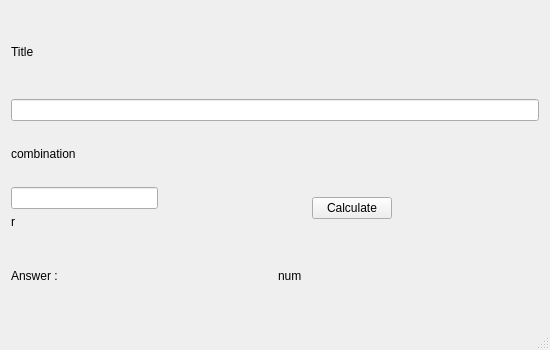
<?xml version="1.0" encoding="UTF-8"?>
<ui version="4.0">
 <class>MainWindow</class>
 <widget class="QMainWindow" name="MainWindow">
  <property name="enabled">
   <bool>true</bool>
  </property>
  <property name="geometry">
   <rect>
    <x>0</x>
    <y>0</y>
    <width>550</width>
    <height>350</height>
   </rect>
  </property>
  <property name="sizePolicy">
   <sizepolicy hsizetype="Fixed" vsizetype="Fixed">
    <horstretch>0</horstretch>
    <verstretch>0</verstretch>
   </sizepolicy>
  </property>
  <property name="minimumSize">
   <size>
    <width>550</width>
    <height>350</height>
   </size>
  </property>
  <property name="maximumSize">
   <size>
    <width>550</width>
    <height>350</height>
   </size>
  </property>
  <property name="windowTitle">
   <string>MainWindow</string>
  </property>
  <widget class="QWidget" name="centralWidget">
   <layout class="QVBoxLayout" name="verticalLayout_3">
    <item>
     <widget class="QLabel" name="title_lable">
      <property name="text">
       <string>Title</string>
      </property>
     </widget>
    </item>
    <item>
     <layout class="QVBoxLayout" name="verticalLayout_2">
      <item>
       <widget class="QLineEdit" name="combination_lineEdit"/>
      </item>
      <item>
       <widget class="QLabel" name="combination_label">
        <property name="text">
         <string>combination</string>
        </property>
       </widget>
      </item>
     </layout>
    </item>
    <item>
     <layout class="QHBoxLayout" name="horizontalLayout">
      <item>
       <layout class="QVBoxLayout" name="verticalLayout">
        <item>
         <widget class="QLineEdit" name="r_lineEdit"/>
        </item>
        <item>
         <widget class="QLabel" name="r_lable">
          <property name="maximumSize">
           <size>
            <width>16777215</width>
            <height>30</height>
           </size>
          </property>
          <property name="text">
           <string>r</string>
          </property>
         </widget>
        </item>
       </layout>
      </item>
      <item>
       <spacer name="horizontalSpacer">
        <property name="orientation">
         <enum>Qt::Horizontal</enum>
        </property>
        <property name="sizeHint" stdset="0">
         <size>
          <width>10</width>
          <height>20</height>
         </size>
        </property>
       </spacer>
      </item>
      <item>
       <widget class="QPushButton" name="calculate">
        <property name="text">
         <string>Calculate</string>
        </property>
       </widget>
      </item>
      <item>
       <spacer name="horizontalSpacer_2">
        <property name="orientation">
         <enum>Qt::Horizontal</enum>
        </property>
        <property name="sizeHint" stdset="0">
         <size>
          <width>40</width>
          <height>20</height>
         </size>
        </property>
       </spacer>
      </item>
     </layout>
    </item>
    <item>
     <layout class="QHBoxLayout" name="horizontalLayout_2">
      <item>
       <widget class="QLabel" name="label">
        <property name="text">
         <string>Answer : </string>
        </property>
       </widget>
      </item>
      <item>
       <widget class="QLabel" name="answer">
        <property name="text">
         <string>num</string>
        </property>
       </widget>
      </item>
     </layout>
    </item>
   </layout>
  </widget>
  <widget class="QMenuBar" name="menuBar">
   <property name="geometry">
    <rect>
     <x>0</x>
     <y>0</y>
     <width>550</width>
     <height>26</height>
    </rect>
   </property>
  </widget>
  <widget class="QStatusBar" name="statusBar"/>
 </widget>
 <layoutdefault spacing="6" margin="11"/>
 <resources/>
 <connections/>
</ui>
